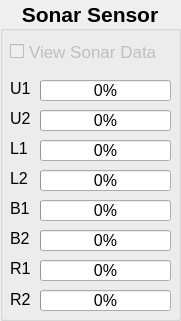
   <widget class="QGroupBox" name="sonar_groupBox">
    <property name="geometry">
     <rect>
      <x>1170</x>
      <y>540</y>
      <width>181</width>
      <height>321</height>
     </rect>
    </property>
    <property name="font">
     <font>
      <pointsize>16</pointsize>
      <weight>75</weight>
      <bold>true</bold>
     </font>
    </property>
    <property name="title">
     <string>Sonar Sensor</string>
    </property>
    <property name="alignment">
     <set>Qt::AlignCenter</set>
    </property>
    <property name="flat">
     <bool>false</bool>
    </property>
    <property name="checkable">
     <bool>false</bool>
    </property>
    <widget class="QLabel" name="u1sonar_label">
     <property name="geometry">
      <rect>
       <x>10</x>
       <y>80</y>
       <width>21</width>
       <height>17</height>
      </rect>
     </property>
     <property name="font">
      <font>
       <pointsize>12</pointsize>
       <weight>50</weight>
       <bold>false</bold>
      </font>
     </property>
     <property name="text">
      <string>U1</string>
     </property>
    </widget>
    <widget class="QProgressBar" name="u1_progressBar">
     <property name="geometry">
      <rect>
       <x>40</x>
       <y>80</y>
       <width>131</width>
       <height>21</height>
      </rect>
     </property>
     <property name="font">
      <font>
       <pointsize>12</pointsize>
       <weight>50</weight>
       <bold>false</bold>
      </font>
     </property>
     <property name="maximum">
      <number>80</number>
     </property>
     <property name="value">
      <number>0</number>
     </property>
    </widget>
    <widget class="QProgressBar" name="u2_progressBar">
     <property name="geometry">
      <rect>
       <x>40</x>
       <y>110</y>
       <width>131</width>
       <height>21</height>
      </rect>
     </property>
     <property name="font">
      <font>
       <pointsize>12</pointsize>
       <weight>50</weight>
       <bold>false</bold>
      </font>
     </property>
     <property name="maximum">
      <number>80</number>
     </property>
     <property name="value">
      <number>0</number>
     </property>
    </widget>
    <widget class="QProgressBar" name="l1_progressBar">
     <property name="geometry">
      <rect>
       <x>40</x>
       <y>140</y>
       <width>131</width>
       <height>21</height>
      </rect>
     </property>
     <property name="font">
      <font>
       <pointsize>12</pointsize>
       <weight>50</weight>
       <bold>false</bold>
      </font>
     </property>
     <property name="maximum">
      <number>80</number>
     </property>
     <property name="value">
      <number>0</number>
     </property>
    </widget>
    <widget class="QLabel" name="u2sonar_label">
     <property name="geometry">
      <rect>
       <x>10</x>
       <y>110</y>
       <width>21</width>
       <height>17</height>
      </rect>
     </property>
     <property name="font">
      <font>
       <pointsize>12</pointsize>
       <weight>50</weight>
       <bold>false</bold>
      </font>
     </property>
     <property name="text">
      <string>U2</string>
     </property>
    </widget>
    <widget class="QLabel" name="ulsonar_label">
     <property name="geometry">
      <rect>
       <x>10</x>
       <y>140</y>
       <width>21</width>
       <height>17</height>
      </rect>
     </property>
     <property name="font">
      <font>
       <pointsize>12</pointsize>
       <weight>50</weight>
       <bold>false</bold>
      </font>
     </property>
     <property name="text">
      <string>L1</string>
     </property>
    </widget>
    <widget class="QProgressBar" name="l2_progressBar">
     <property name="geometry">
      <rect>
       <x>40</x>
       <y>170</y>
       <width>131</width>
       <height>21</height>
      </rect>
     </property>
     <property name="font">
      <font>
       <pointsize>12</pointsize>
       <weight>50</weight>
       <bold>false</bold>
      </font>
     </property>
     <property name="maximum">
      <number>80</number>
     </property>
     <property name="value">
      <number>0</number>
     </property>
    </widget>
    <widget class="QProgressBar" name="b1_progressBar">
     <property name="geometry">
      <rect>
       <x>40</x>
       <y>200</y>
       <width>131</width>
       <height>21</height>
      </rect>
     </property>
     <property name="font">
      <font>
       <pointsize>12</pointsize>
       <weight>50</weight>
       <bold>false</bold>
      </font>
     </property>
     <property name="maximum">
      <number>80</number>
     </property>
     <property name="value">
      <number>0</number>
     </property>
    </widget>
    <widget class="QProgressBar" name="b2_progressBar">
     <property name="geometry">
      <rect>
       <x>40</x>
       <y>230</y>
       <width>131</width>
       <height>21</height>
      </rect>
     </property>
     <property name="font">
      <font>
       <pointsize>12</pointsize>
       <weight>50</weight>
       <bold>false</bold>
      </font>
     </property>
     <property name="maximum">
      <number>80</number>
     </property>
     <property name="value">
      <number>0</number>
     </property>
    </widget>
    <widget class="QProgressBar" name="r1_progressBar">
     <property name="geometry">
      <rect>
       <x>40</x>
       <y>260</y>
       <width>131</width>
       <height>21</height>
      </rect>
     </property>
     <property name="font">
      <font>
       <pointsize>12</pointsize>
       <weight>50</weight>
       <bold>false</bold>
      </font>
     </property>
     <property name="maximum">
      <number>80</number>
     </property>
     <property name="value">
      <number>0</number>
     </property>
    </widget>
    <widget class="QProgressBar" name="r2_progressBar">
     <property name="geometry">
      <rect>
       <x>40</x>
       <y>290</y>
       <width>131</width>
       <height>21</height>
      </rect>
     </property>
     <property name="font">
      <font>
       <pointsize>12</pointsize>
       <weight>50</weight>
       <bold>false</bold>
      </font>
     </property>
     <property name="maximum">
      <number>80</number>
     </property>
     <property name="value">
      <number>0</number>
     </property>
    </widget>
    <widget class="QLabel" name="l2sonar_label">
     <property name="geometry">
      <rect>
       <x>10</x>
       <y>170</y>
       <width>21</width>
       <height>17</height>
      </rect>
     </property>
     <property name="font">
      <font>
       <pointsize>12</pointsize>
       <weight>50</weight>
       <bold>false</bold>
      </font>
     </property>
     <property name="text">
      <string>L2</string>
     </property>
    </widget>
    <widget class="QLabel" name="b1sonar_label">
     <property name="geometry">
      <rect>
       <x>10</x>
       <y>200</y>
       <width>31</width>
       <height>17</height>
      </rect>
     </property>
     <property name="font">
      <font>
       <pointsize>12</pointsize>
       <weight>50</weight>
       <bold>false</bold>
      </font>
     </property>
     <property name="text">
      <string>B1</string>
     </property>
    </widget>
    <widget class="QLabel" name="b2sonar_label">
     <property name="geometry">
      <rect>
       <x>10</x>
       <y>230</y>
       <width>31</width>
       <height>17</height>
      </rect>
     </property>
     <property name="font">
      <font>
       <pointsize>12</pointsize>
       <weight>50</weight>
       <bold>false</bold>
      </font>
     </property>
     <property name="text">
      <string>B2</string>
     </property>
    </widget>
    <widget class="QLabel" name="r1sonar_label">
     <property name="geometry">
      <rect>
       <x>10</x>
       <y>260</y>
       <width>31</width>
       <height>17</height>
      </rect>
     </property>
     <property name="font">
      <font>
       <pointsize>12</pointsize>
       <weight>50</weight>
       <bold>false</bold>
      </font>
     </property>
     <property name="text">
      <string>R1</string>
     </property>
    </widget>
    <widget class="QLabel" name="r2sonar_label">
     <property name="geometry">
      <rect>
       <x>10</x>
       <y>290</y>
       <width>31</width>
       <height>17</height>
      </rect>
     </property>
     <property name="font">
      <font>
       <pointsize>12</pointsize>
       <weight>50</weight>
       <bold>false</bold>
      </font>
     </property>
     <property name="text">
      <string>R2</string>
     </property>
     <property name="textFormat">
      <enum>Qt::RichText</enum>
     </property>
    </widget>
    <widget class="QCheckBox" name="viewsonar_checkBox">
     <property name="enabled">
      <bool>false</bool>
     </property>
     <property name="geometry">
      <rect>
       <x>10</x>
       <y>40</y>
       <width>151</width>
       <height>23</height>
      </rect>
     </property>
     <property name="font">
      <font>
       <pointsize>13</pointsize>
       <weight>50</weight>
       <bold>false</bold>
      </font>
     </property>
     <property name="text">
      <string>View Sonar Data</string>
     </property>
    </widget>
   </widget>
